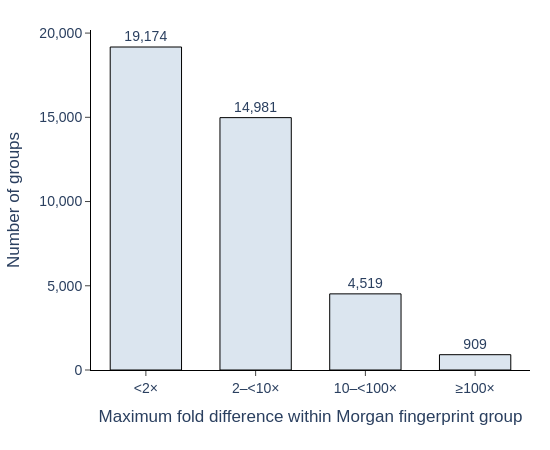

The notebook cell this image was saved under:
### Code cell
# Morgan-only distribution of group-level maximum fold changes
morgan_groups = group_summary.loc[
    (group_summary["fp_type"] == "Morgan")
    & group_summary["max_fold_difference"].notna()
].copy()

fold_labels = ["<2×", "2–<10×", "10–<100×", "≥100×"]

morgan_groups["fold_bin"] = pd.cut(
    morgan_groups["max_fold_difference"],
    bins=[0, 2, 10, 100, np.inf],
    labels=fold_labels,
    right=False,
    include_lowest=True,
)

morgan_fold_counts = (
    morgan_groups["fold_bin"]
    .value_counts(sort=False)
    .reindex(fold_labels, fill_value=0)
    .rename_axis("Maximum fold difference")
    .reset_index(name="Number of groups")
)

display(morgan_fold_counts)

fig_morgan_fold = px.bar(
    morgan_fold_counts,
    x="Maximum fold difference",
    y="Number of groups",
    text="Number of groups",
)

fig_morgan_fold.update_traces(
    texttemplate="%{y:,}",
    textposition="outside",
    cliponaxis=False,
    marker=dict(
        color="rgba(59, 110, 168, 0.18)",
        line=dict(color="black", width=1),
    ),
)

fig_morgan_fold.update_layout(
    width=550,
    height=450,
    paper_bgcolor="rgba(0,0,0,0)",
    plot_bgcolor="rgba(0,0,0,0)",
    xaxis_title="Maximum fold difference within Morgan fingerprint group",
    yaxis_title="Number of groups",
    bargap=0.35,
    showlegend=False,
    margin=dict(l=75, r=20, t=30, b=80),
    font=dict(size=14, family="Arial"),
)

fig_morgan_fold.update_xaxes(
    showgrid=False,
    showline=True,
    linewidth=1,
    linecolor="black",
    ticks="outside",
)

fig_morgan_fold.update_yaxes(
    tickformat=",",
    showgrid=False,
    showline=True,
    linewidth=1,
    linecolor="black",
    ticks="outside",
    rangemode="tozero",
)

fig_morgan_fold.show()

# Save the binned counts and plot alongside the other notebook outputs.
morgan_fold_counts.to_csv(
    OUTPUT_DIR / "morgan_group_counts_by_max_fold.csv",
    index=False,
)
fig_morgan_fold.write_html(
    OUTPUT_DIR / "morgan_group_counts_by_max_fold.html",
    include_plotlyjs="cdn",
)
fig_morgan_fold.write_image(
    OUTPUT_DIR / "morgan_group_counts_by_max_fold.pdf",
    format="pdf",
    width=550,
    height=450,
)

### Figure 1 — Plotly figure (JSON) as saved in the notebook; plotly's stock layout.template omitted (floating-point values rounded to 4 significant figures)
{"data": [{"alignmentgroup": "True", "cliponaxis": false, "hovertemplate": "Maximum fold difference=%{x}<br>Number of groups=%{text}<extra></extra>", "legendgroup": "", "marker": {"color": "rgba(59, 110, 168, 0.18)", "line": {"color": "black", "width": 1}, "pattern": {"shape": ""}}, "name": "", "offsetgroup": "", "orientation": "v", "showlegend": false, "text": [19174, 14981, 4519, 909], "textposition": "outside", "texttemplate": "%{y:,}", "type": "bar", "x": ["<2×", "2–<10×", "10–<100×", "≥100×"], "xaxis": "x", "y": [19174, 14981, 4519, 909], "yaxis": "y"}], "layout": {"bargap": 0.35, "barmode": "relative", "font": {"family": "Arial", "size": 14}, "height": 450, "legend": {"tracegroupgap": 0}, "margin": {"b": 80, "l": 75, "r": 20, "t": 30}, "paper_bgcolor": "rgba(0,0,0,0)", "plot_bgcolor": "rgba(0,0,0,0)", "showlegend": false, "width": 550, "xaxis": {"anchor": "y", "domain": [0, 1], "linecolor": "black", "linewidth": 1, "showgrid": false, "showline": true, "ticks": "outside", "title": {"text": "Maximum fold difference within Morgan fingerprint group"}}, "yaxis": {"anchor": "x", "domain": [0, 1], "linecolor": "black", "linewidth": 1, "rangemode": "tozero", "showgrid": false, "showline": true, "tickformat": ",", "ticks": "outside", "title": {"text": "Number of groups"}}}}
